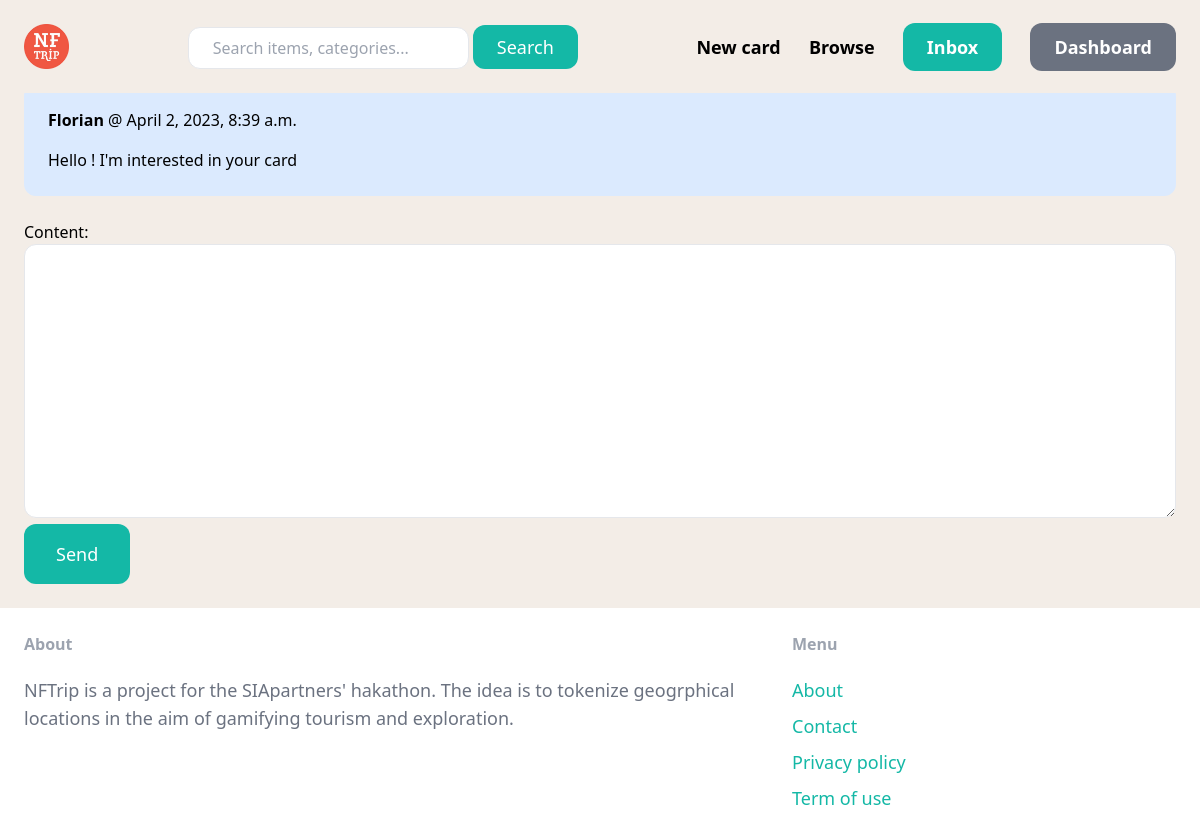
Screenshot of /inbox/2/ (signed in) with the database file from the repository.
### conversation/models.py (models this page shows)
class ConversationMessage(models.Model):
    conversation = models.ForeignKey(Conversation, related_name='messages', on_delete=models.CASCADE)
    content = models.TextField()
    created_at = models.DateTimeField(auto_now_add=True)
    created_by = models.ForeignKey(User, related_name='created_messages', on_delete=models.CASCADE)

### conversation/views.py (the view)
# urls.py: path('<int:pk>/', views.detail, name='detail'),
@login_required
def detail(request, pk):
    conversation = Conversation.objects.filter(members__in=[request.user.id]).get(pk=pk)
    if request.method == 'POST':
        form = ConversationMessageForm(request.POST)
        if form.is_valid():
            conversation_message = form.save(commit=False)
            conversation_message.conversation = conversation
            conversation_message.created_by = request.user
            conversation_message.save()
            conversation.save()
            return redirect('conversation:detail', pk=pk)
    else:
        form = ConversationMessageForm()
    return render(request, 'conversation/detail.html', {
        'conversation': conversation,
        'form': form
    })

### conversation/forms.py
class ConversationMessageForm(forms.ModelForm):
    class Meta:
        model = ConversationMessage
        fields = ('content',)
        widgets = {
            'content': forms.Textarea(attrs={
                'class': 'w-full py-4 px-6 rounded-xl border'
            })
        }

### conversation/templates/conversation/detail.html (shortened to what this page needs)
{% extends 'core/base.html' %}
{% block content %}
<h1 class="mb-6 text-3xl">Conversation</h1>
<div class="space-y-6">
    {% for message in conversation.messages.all %}
        <div class="p-6 flex {% if message.created_by == request.user %}bg-blue-100{% else %}bg-gray-100{% endif %} rounded-xl">
            <div>
                <p class="mb-4"><strong>{{ message.created_by.username }}</strong> @ {{ message.created_at }}</p>
                <p>{{ message.content }}</p>
            </div>
        </div>
    {% endfor %}
</div>
<form method="post" action="." class="mt-6">
    {{ form.as_p }}
    <button class="py-4 px-8 text-lg bg-teal-500 hover:bg-teal-700 rounded-xl text-white">Send</button>
</form>
{% endblock %}

### rows the page displays
ConversationMessage: created_by.username "Florian", created_at "April 2, 2023, 8:39 a.m.", content "Hello ! I'm interested in your card"
